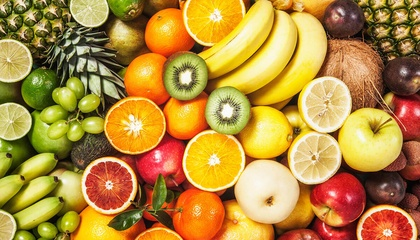
%> input picture photo_2022-03-30_21-00-33.jpg, 420 x 240 px, shrunk from 1200 x 686 before the run
$ octave test_wSQ.m   (GNU Octave 9; MATLAB toolbox functions it lacks are replaced by stand-ins)
%> lines starting %> are read from the running program, lines starting %| are printed output that depends on the picture; in (x1, y1, x2, y2) boxes, pixels count from 0 and x2, y2 are one past the last pixel; in counts of white or black regions, pixels touching at a corner belong together; the program's own positions count from 1
%> further down, pic0 is the input picture: size 240x420x3 uint8; mean R, G, B 181.4, 140, 62.5
### exercises/alitorbzadeh/3/wightSQ.m
function [output]=wightSQ(input,m)
%> called with m = 100
if size(input,2)< m
    disp("WRONG!!!!")
    disp("---------")
    disp("m has to be smaller than length of input")
else
    if size(input,3)~=1
        input=rgb2gray(input);
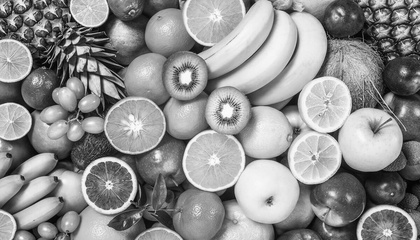
%> input: size 240x420 uint8; min 0, max 254, mean 143.5
        row=size(input,1);
%> row = 240
        col=size(input,2);
%> col = 420
        q=randi([1,(col-m-1)]);
        s=randi([1,(row-m-1)]);
        for i0=q:m+q
            for i1=s:m+s
                input(i1,i0)=255;
            end
        end
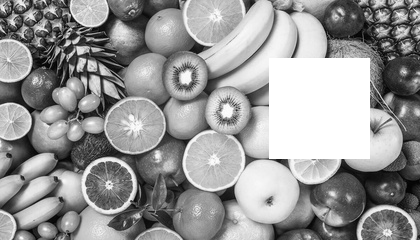
%> input: size 240x420 uint8; 10.12% of pixels changed, all inside (x1, y1, x2, y2) = (269, 58, 370, 159)
    else
    end
end
output=input;
end

### exercises/alitorbzadeh/3/test_wSQ.m
clc;
clear all;
close all;

a=100;
pic0=imread("photo_2022-03-30_21-00-33.jpg");
figure(1);
imshow(pic0);
q=wightSQ(pic0,a);
figure(2);
imshow(q);
